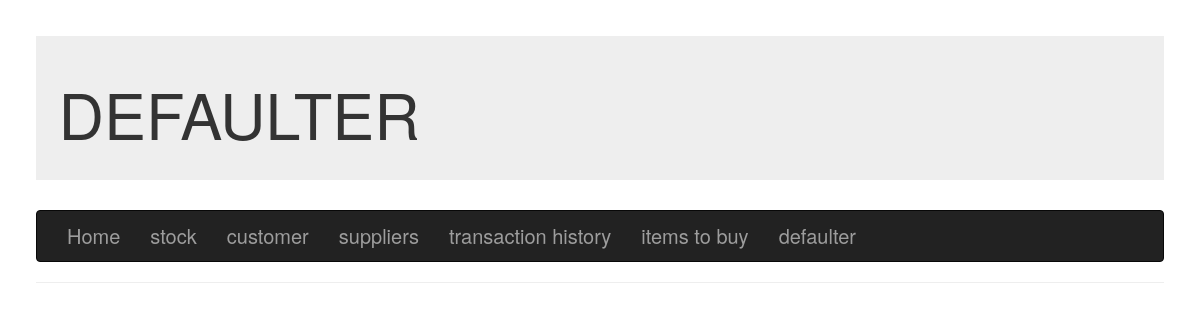
Before: /defaulter with the older database file.
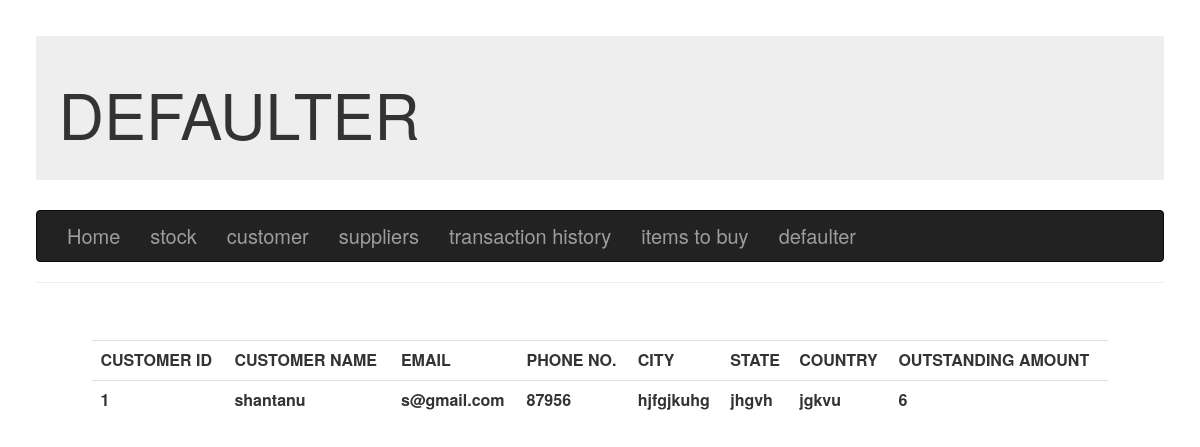
After: the same page with the newer database file.
### app/models.py (models this page shows, shortened)
class Customer(db.Model):
    id = db.Column(db.Integer, primary_key=True)
    name = db.Column(db.String(64), nullable = False)
    email = db.Column(db.String(120), unique=True , nullable = False)
    phonenumber = db.Column(db.String(120), unique=True , nullable = False)
    city = db.Column(db.String(120))
    state = db.Column(db.String(120))
    country = db.Column(db.String(120))
    outstandingAmount = db.Column(db.Integer,default=0)

### app/routes.py (the view)
@app.route('/defaulter', methods=['GET','POST'])
def defaulter():
    try:
        oa = Customer.query.all()
        s=[]
        for i in oa:
            if i.outstandingAmount !="" and int(i.outstandingAmount) > 0:
                s.append((i.id,i.name,i.email,i.phonenumber,i.city,i.state,i.country,i.outstandingAmount))
        return render_template('defaulter.html',title='DEFAULTER',s1=s)
    except Exception as e:
        print("in defaulters = ",str(e))
        return render_template('defaulter.html',title='DEFAULTER')

### app/templates/defaulter.html
{% extends 'base.html' %}
{% block content %}
{% if s1: %}
        <table class="table">
                <tr>
                        <th>CUSTOMER ID</th>
                        <th>CUSTOMER NAME</th>
                        <th>EMAIL</th>
                        <th>PHONE NO.</th>
                        <th>CITY</th>
                        <th>STATE</th>
                        <th>COUNTRY</th>
                        <th>OUTSTANDING AMOUNT</th>
                    </tr>
            {% for s in s1 %}
            <tr>
              <th>{{ s[0] }}</th>
              <th>{{ s[1] }}</th>
              <th>{{ s[2] }}</th>
              <th>{{ s[3] }}</th>
              <th>{{ s[4] }}</th>
              <th>{{ s[5] }}</th>
              <th>{{ s[6] }}</th>
              <th>{{ s[7] }}</th>
            </tr>
            {% endfor %}
        </table>
    {% endif %}
{% endblock %}

Changed rows visible on the page:
added Customer: id "1", name "shantanu", email "s@gmail.com", phonenumber "87956", city "hjfgjkuhg", state "jhgvh", country "jgkvu", outstandingAmount "6"
Other visible differences:
text now shown: "CUSTOMER ID CUSTOMER NAME EMAIL PHONE NO. CITY STATE COUNTRY OUTSTANDING AMOUNT"
